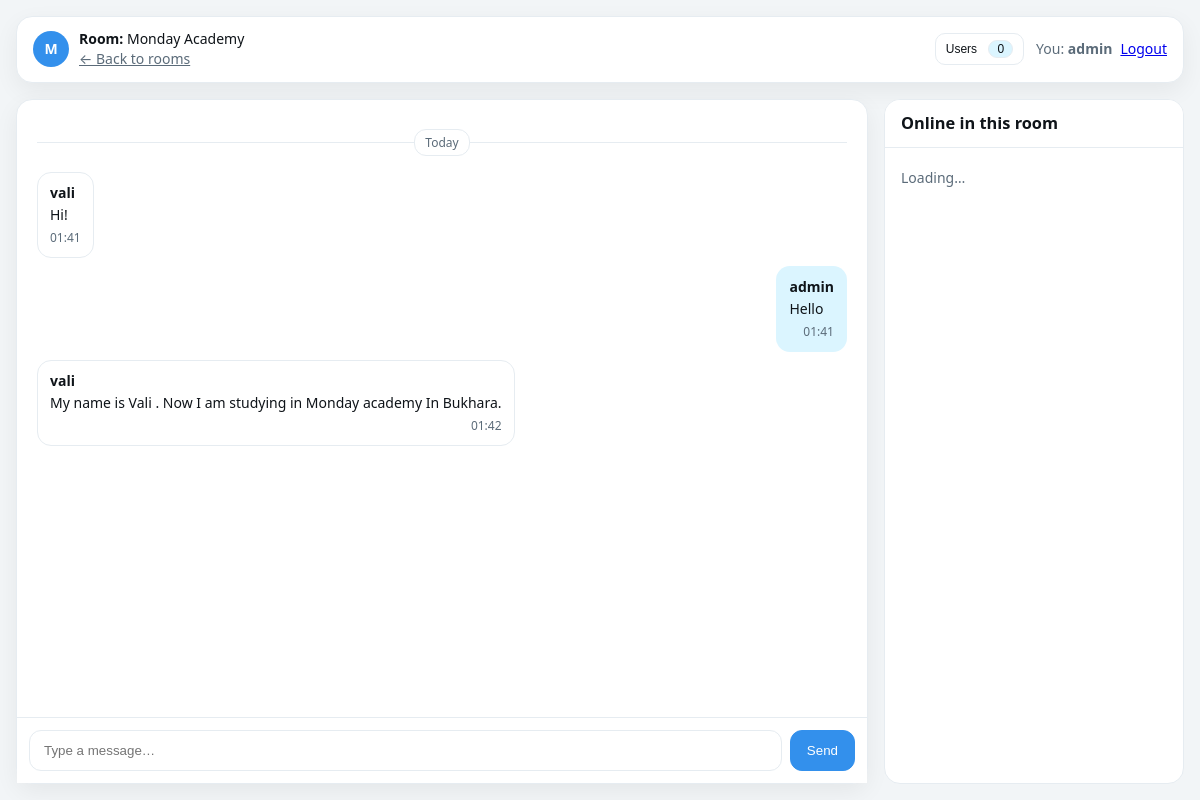
The app's page /room/12/ (signed in), older data.
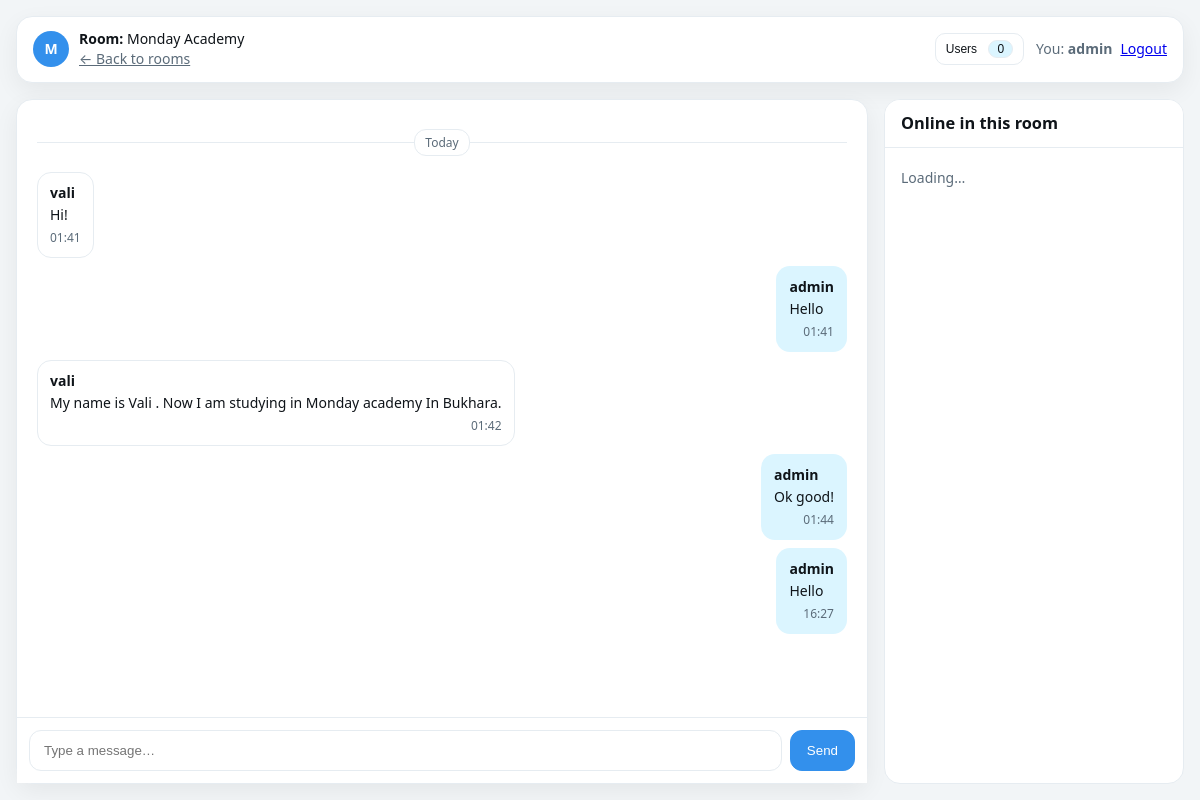
The same page, newer data.
### chat/models.py (models this page shows, shortened)
class Message(models.Model):
    room = models.ForeignKey("Room", on_delete=models.CASCADE, related_name="messages")
    user = models.ForeignKey("User", on_delete=models.CASCADE, related_name="messages")
    text = models.TextField(max_length=500)
    created_at = models.DateTimeField(auto_now_add=True)

class User(AbstractUser):
    pass

### chat/views.py (the view)
# urls.py: path("room/<int:pk>/", views.room, name="room"),
@login_required
def room(request, pk: int):
    room = get_object_or_404(Room, pk=pk)
    messages = room.messages.select_related("user").order_by("created_at")
    return render(request, "chat/room.html", {"room": room, "messages": messages})

### chat/templates/chat/room.html (shortened to what this page needs)
<!doctype html>
<html lang="en">
<head>
</head>
<body>
  <div class="app">
    <header class="panel topbar">
      <div class="left">
        <div class="avatar">{{ room.name|slice:":1"|upper }}</div>
        <div>
          <div class="room-title"><strong>Room:</strong> {{ room.name }}</div>
          <div class="crumb"><a href="{% url 'index' %}">← Back to rooms</a></div>
        </div>
      </div>
      <div class="topbar-actions">
        {% if user.is_authenticated %}
          <button id="toggle-presence" class="btn ghost sm" type="button" aria-expanded="false" aria-controls="side-panel">
            Users <span class="badge" id="room-title-online">0</span>
          </button>
          <div class="who-logout">
            <span>You: <strong>{{ user.username }}</strong></span>
            <a class="logout" href="{% url 'logout' %}">Logout</a>
          </div>
        {% else %}
          <a href="{% url 'login' %}?next={{ request.path }}">Login</a> · <a href="{% url 'signup' %}">Sign up</a>
        {% endif %}
      </div>
    </header>
    <div class="content">
      <section class="panel chat">
        {% regroup messages by created_at|date:"Y-m-d" as day_groups %}
        <ul id="messages" class="messages">
          {% for group in day_groups %}
            <li class="date-divider" data-date="{{ group.grouper }}"><span>{{ group.grouper }}</span></li>
            {% for m in group.list %}
              <li class="msg {% if m.user_id == user.id %}me{% else %}them{% endif %}">
                <div class="bubble">
                  <div class="who">{{ m.user.username }}</div>
                  <div class="text">{{ m.text|escape|linebreaksbr }}</div>
                  <div class="meta"><span class="time">{{ m.created_at|date:"H:i" }}</span></div>
                </div>
              </li>
            {% endfor %}
          {% empty %}
            <li style="color:var(--muted)">No messages yet</li>
          {% endfor %}
        </ul>
        <div class="composer">
          <input id="chat-message-input" class="input" type="text" placeholder="Type a message…" {% if not user.is_authenticated %}disabled{% endif %}>
          <button id="chat-message-submit" class="btn" {% if not user.is_authenticated %}disabled{% endif %}>Send</button>
        </div>
      </section>
      <aside class="side" id="side-panel" aria-hidden="true" aria-labelledby="side-title">
        <h3 id="side-title" style="position:sticky;top:0;background:var(--panel);margin:0;padding:12px 16px;border-bottom:1px solid var(--border)">Online in this room</h3>
        <ul id="room-online"><li style="color:var(--muted); padding:12px 16px">Loading…</li></ul>
      </aside>
    </div>
  </div>
</body>
</html>

Row changes from the older to the newer data that the page shows:
added Message: user.username "admin", text "Ok good!", created_at "01:44"
added Message: user.username "admin", text "Hello", created_at "16:27"
